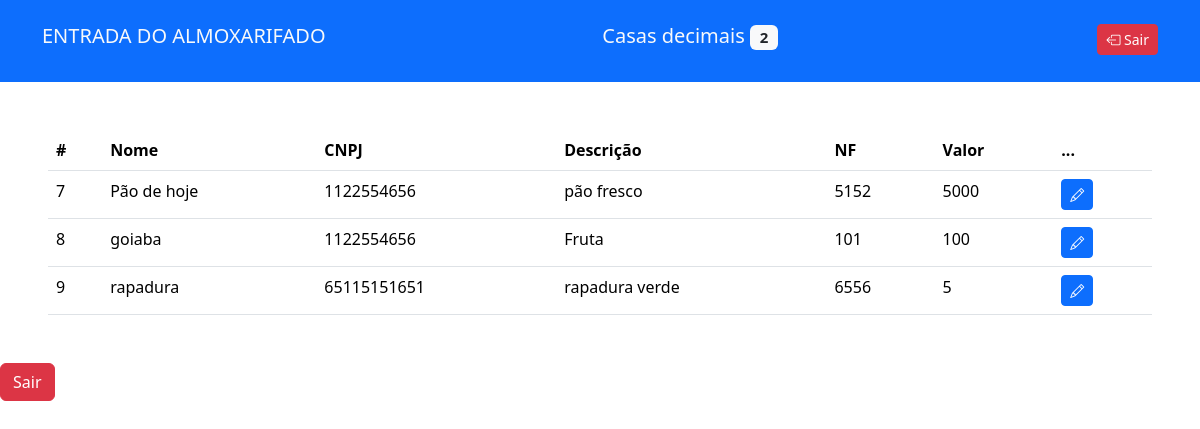
Page /consulta.php (signed in) on the committed database.
### tables this page shows
CREATE TABLE `cadastro` (
  `idProduto` int(11) NOT NULL,
  `Nome` varchar(45) NOT NULL,
  `CNPJ` varchar(45) NOT NULL,
  `Descricao` varchar(100) NOT NULL,
  `NF` varchar(45) NOT NULL,
  `Valor` varchar(15) NOT NULL
);

### consulta.php (the view, shortened to what this page needs)
<?php
    include('conexao.php');
    $sql ="SELECT * FROM cadastro";
    $query = mysqli_query($mysqli, $sql );
?>
<!DOCTYPE html>
<html lang="pt-br">
<head>
    <link rel="stylesheet" href="css/bootstrap.min.css">
    <link rel="stylesheet" href="css/bootstrap-icons.css">
</head>
<body>
<header class="bg-primary py-4 mb-4">
        <div class="container">
            <div class="row">
                <div class="col">
                    <h1 class="lead text-light">ENTRADA DO ALMOXARIFADO</h1>
                </div>
                <div class="col">
                    <h3 class="text-light lead text-end">Casas decimais <span class="badge bg-light text-dark">2</span>
                    </h3>
                </div>
                <div class="col text-end">
                    <a href="logout.php" class="btn btn-danger btn-sm"><i class="bi bi-box-arrow-left"></i> Sair</a>
                </div>
            </div>
        </div>
    </header>
    <div class="m-5">
    <table class="table text-white" style="border-radius: 15px 15px 0 0;">
    <thead>
        <tr>
            <th scope="col">#</th>
            <th scope="col">Nome</th>
            <th scope="col">CNPJ</th>
            <th scope="col">Descrição</th>
            <th scope="col">NF</th>
            <th scope="col">Valor</th>
            <th scope="col">...</th>
        </tr>
    </thead>
    <tbody>
        <?php
            while ($resultado = mysqli_fetch_array($query))
            {
                echo "<tr>";
                echo "<td>" .$resultado['idProduto']. "</td>";
                echo "<td>" .$resultado['Nome']. "</td>";
                echo "<td>" .$resultado['CNPJ']. "</td>";
                echo "<td>" .$resultado['Descricao']. "</td>";
                echo "<td>" .$resultado['NF']. "</td>";
                echo "<td>" .$resultado['Valor']. "</td>";
                echo "<td>
                <a class=\"btn-sm  btn btn-primary\"            href=\"editar.php?id=$resultado[idProduto]\">
                <i class=\" bi-pencil\"></i>
                </a>
                    </td>";
                echo "</tr>";
            }
        ?>
    </tbody>
    </table>
    </div>
    <p>
        <a href="logout.php" class="btn btn-danger me-5">Sair</a>
     </p>
</body>
</html>

### rows in the picture
cadastro: idProduto "7", Nome "Pão de hoje", CNPJ "1122554656", Descricao "pão fresco", NF "5152", Valor "5000"
cadastro: idProduto "8", Nome "goiaba", CNPJ "1122554656", Descricao "Fruta", NF "101", Valor "100"
cadastro: idProduto "9", Nome "rapadura", CNPJ "65115151651", Descricao "rapadura verde", NF "6556", Valor "5"
